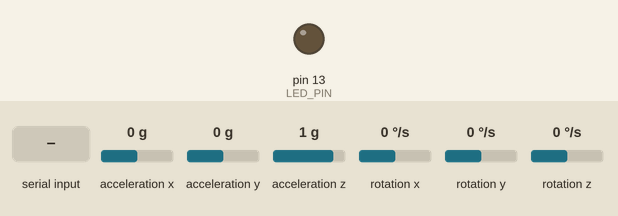
The sketch below on a simulated Arduino Uno, built with avr-gcc and run on an emulated ATmega328P. Shown: output pins drawn as LEDs (lit = HIGH). Inputs (shaded band) come from the test bench; at power-on: acceleration x 0 g, acceleration y 0 g, acceleration z 1 g, rotation x 0 °/s, rotation y 0 °/s, rotation z 0 °/s. What the sketch prints to the serial monitor is not drawn.

Above: at 1.2 s.
1.3 s: "l" received over the second serial link
At 2.2 s:
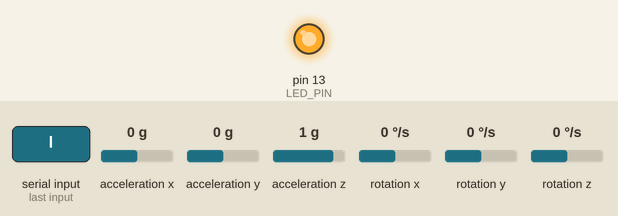
2.8 s: "1" received over the second serial link
At 4.0 s:
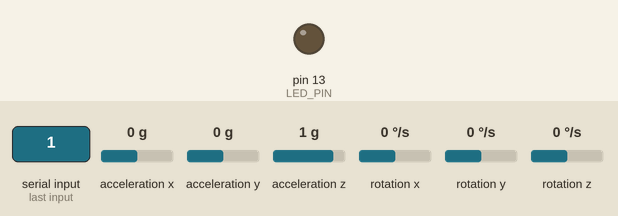
4.3 s: "0" received over the second serial link
At 5.1 s:
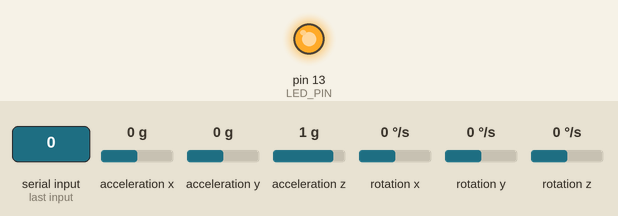
Timing chart, 0 to 7.3 s (numbered marks = the images above; inputs shaded):
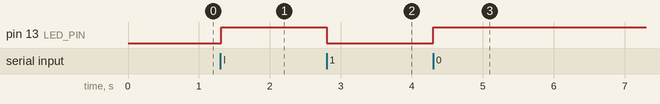

The sketch:

MPU6050_raw_modified.ino
```cpp
// I2Cdev and MPU6050 must be installed as libraries, or else the .cpp/.h files
// for both classes must be in the include path of your project
#include "I2Cdev.h"
#include "MPU6050.h"
#include <SoftwareSerial.h>
SoftwareSerial BT(10, 11);

// Arduino Wire library is required if I2Cdev I2CDEV_ARDUINO_WIRE implementation
// is used in I2Cdev.h
#if I2CDEV_IMPLEMENTATION == I2CDEV_ARDUINO_WIRE
    #include "Wire.h"
#endif

// class default I2C address is 0x68
// specific I2C addresses may be passed as a parameter here
// AD0 low = 0x68 (default for InvenSense evaluation board)
// AD0 high = 0x69
MPU6050 accelgyro;
//MPU6050 accelgyro(0x69); // <-- use for AD0 high

int16_t ax, ay, az;
int16_t gx, gy, gz;
// These are the 16 bit signed integers that the MPU spits out

#define LED_PIN 13
bool blinkState = false;
//Debugging LED blinking, tells us if it works

/*
 * Serial stuff is just bug testing in the serial monitor of arduino IDE. Useful
 */
void setup() {
    // join I2C bus (I2Cdev library doesn't do this automatically)
    #if I2CDEV_IMPLEMENTATION == I2CDEV_ARDUINO_WIRE
        Wire.begin();
    #elif I2CDEV_IMPLEMENTATION == I2CDEV_BUILTIN_FASTWIRE
        Fastwire::setup(400, true);
    #endif

    //Initialize the bluetooth connection. Basicly, it acts as a serial port
    BT.begin(9600);

    // initialize serial communication
    // (38400 chosen because it works as well at 8MHz as it does at 16MHz, but
    // it's really up to you depending on your project)
    Serial.begin(38400);

    // initialize device
    Serial.println("Initializing I2C devices...");
    accelgyro.initialize();
    accelgyro.setSleepEnabled(false);

    // verify connection
    Serial.println("Testing device connections...");
    Serial.println(accelgyro.testConnection() ? "MPU6050 connection successful" : "MPU6050 connection failed");

    // use the code below to change accel/gyro offset values

    Serial.println("Updating internal sensor offsets...");
    // -76  -2359 1688  0 0 0

    /*accelgyro.CalibrateAccel(6);
    accelgyro.CalibrateGyro(6);*/
    accelgyro.PrintActiveOffsets();


    // configure Arduino LED pin for output
    // set digital pin to control as an output
    pinMode(13, OUTPUT);
    // set the data rate for the SoftwareSerial port
    // Send test message to other device
}

/*
 * Waits for computer to tell it it wants data, and then sends it
 */
void loop() {

 /* accelgyro.getMotion6(&ax, &ay, &az, &gx, &gy, &gz);
  Serial.print("a/g:\t");
  Serial.print(ax); Serial.print("\t");
  Serial.print(ay); Serial.print("\t");
  Serial.print(az); Serial.print("\t");
  Serial.print(gx); Serial.print("\t");
  Serial.print(gy); Serial.print("\t");
  Serial.println(gz); */
  if(BT.available() > 0){
    if ((char)BT.read() == 'l'){
      accelgyro.getMotion6(&ax, &ay, &az, &gx, &gy, &gz);
      BT.write(ax >> 8);
      BT.write(ax & 0xFF);
      BT.write(ay >> 8);
      BT.write(ay & 0xFF);
      BT.write(az >> 8);
      BT.write(az & 0xFF);
      BT.write(gx >> 8);
      BT.write(gx & 0xFF);
      BT.write(gy >> 8);
      BT.write(gy & 0xFF);
      BT.write(gz >> 8);
      BT.write(gz & 0xFF);
    }
    blinkState = !blinkState;
    digitalWrite(LED_PIN, blinkState);
  }
}
```

Measured:
- after the input at 1.3 s, pin 13 (LED_PIN): LOW → HIGH at once
- after the input at 2.8 s, pin 13 (LED_PIN): HIGH → LOW at once
- after the input at 4.3 s, pin 13 (LED_PIN): LOW → HIGH at once
